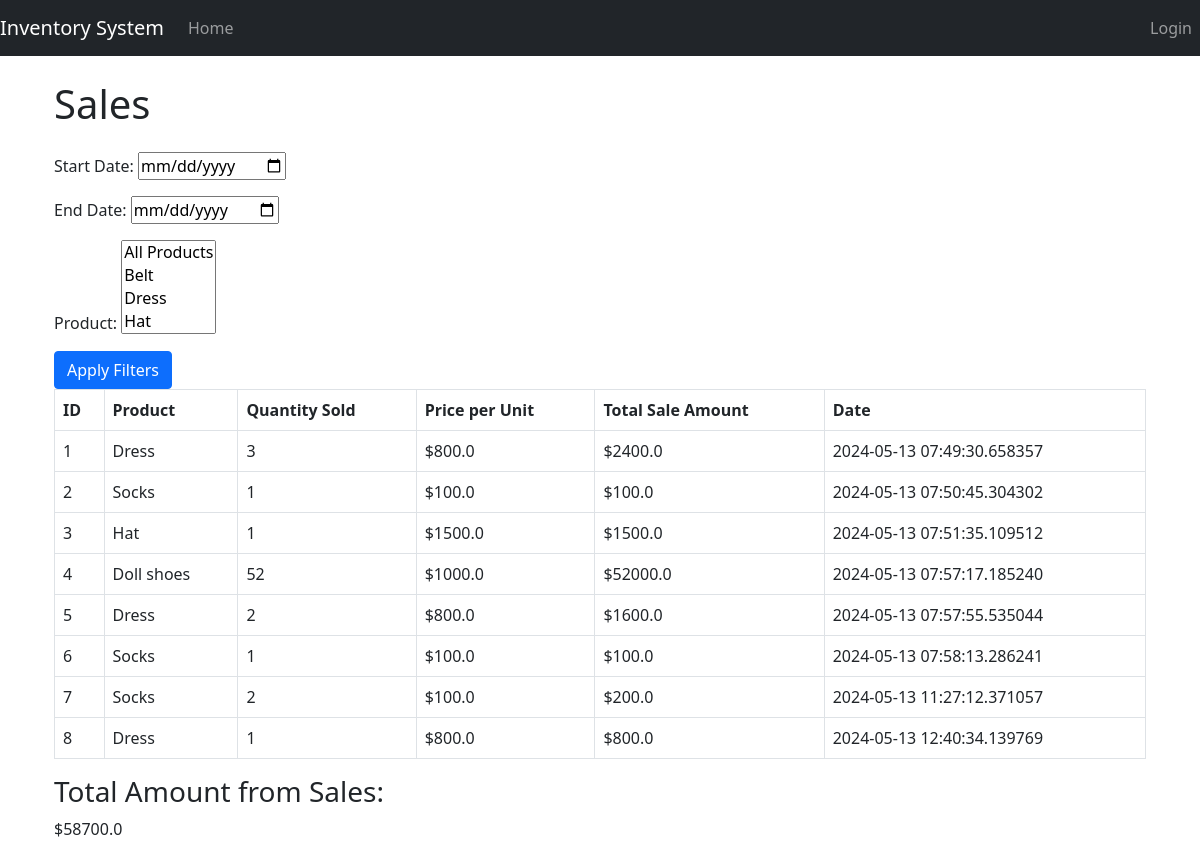
The app's page /sales with its own data.
### STORE/models.py (models this page shows, shortened)
class Sale(db.Model):
    id = db.Column(db.Integer, primary_key=True)
    product_id = db.Column(db.Integer, db.ForeignKey('product.id'), nullable=False)
    quantity_sold = db.Column(db.Integer, nullable=False)
    sale_date = db.Column(db.DateTime, nullable=False, default=datetime.utcnow)

class Product(db.Model):
    id = db.Column(db.Integer, primary_key=True)
    code = db.Column(db.String(20), unique=True, nullable=False)
    item = db.Column(db.String(100), nullable=False)
    type_material = db.Column(db.String(100), nullable=False)
    size = db.Column(db.String(20), nullable=False)
    color = db.Column(db.String(50), nullable=False)
    description = db.Column(db.Text, nullable=False)
    price = db.Column(db.Float, nullable=False)
    quantity = db.Column(db.Integer, nullable=False)
    sales = relationship('Sale', backref='product')  # Establishing the relationship

### STORE/routes.py (the view)
@app.route('/sales', methods=['GET', 'POST'])
def sales():
    sales_query = Sale.query.join(Product)
    start_date = request.args.get('start_date')
    end_date = request.args.get('end_date')
    product_ids = request.args.getlist('product')  # Retrieve list of product IDs
    if start_date:
        start_date = datetime.strptime(start_date, '%Y-%m-%d')
        sales_query = sales_query.filter(Sale.sale_date >= start_date)
    if end_date:
        end_date = datetime.strptime(end_date, '%Y-%m-%d')
        sales_query = sales_query.filter(Sale.sale_date <= end_date)
    if product_ids:
        product_filters = [Sale.product_id == int(product_id) for product_id in product_ids]
        sales_query = sales_query.filter(or_(*product_filters))
    sales = sales_query.all()
    products = Product.query.all()
    total_sales_amount = sum(sale.quantity_sold * sale.product.price for sale in sales)
    return render_template('sales.html', sales=sales, total_sales_amount=total_sales_amount, products=products)

### STORE/templates/sales.html (shortened to what this page needs)
{% extends "base.html" %}
{% block content %}
<div class="container">
    <h1 class="mt-4 mb-4">Sales</h1>
    <form action="{{ url_for('sales') }}" method="GET">
        <div class="mb-3">
            <label for="start_date">Start Date:</label>
            <input type="date" id="start_date" name="start_date">
        </div>
        <div class="mb-3">
            <label for="end_date">End Date:</label>
            <input type="date" id="end_date" name="end_date">
        </div>
        <div class="mb-3">
            <label for="product">Product:</label>
            <select name="product" id="product" multiple>
                <option value="">All Products</option>
                {% for product in products %}
                <option value="{{ product.id }}">{{ product.item }}</option>
                {% endfor %}
            </select>
        </div>
        <button type="submit" class="btn btn-primary">Apply Filters</button>
    </form>
    <div class="table-responsive">
        <table class="table table-bordered">
            <thead>
                <tr>
                    <th>ID</th>
                    <th>Product</th>
                    <th>Quantity Sold</th>
                    <th>Price per Unit</th>
                    <th>Total Sale Amount</th>
                    <th>Date</th>
                </tr>
            </thead>
            <tbody>
                {% for sale in sales %}
                <tr>
                    <td>{{ sale.id }}</td>
                    <td>{{ sale.product.item }}</td>
                    <td>{{ sale.quantity_sold }}</td>
                    <td>${{ sale.product.price }}</td>
                    <td>${{ sale.quantity_sold * sale.product.price }}</td>
                    <td>{{ sale.sale_date }}</td>
                </tr>
                {% endfor %}
            </tbody>
        </table>
    </div>
    <div>
        <h3>Total Amount from Sales:</h3>
        <p>${{ total_sales_amount }}</p>
    </div>
</div>
{% endblock %}

### STORE/templates/base.html (shortened to what this page needs)
<!DOCTYPE html>
<html lang="en">
<head>
    <link href="https://cdn.jsdelivr.net/npm/bootstrap@5.0.2/dist/css/bootstrap.min.css" rel="stylesheet">
</head>
<body>
    <nav class="navbar navbar-expand-lg navbar-dark bg-dark">
        <a class="navbar-brand" href="{{ url_for('index') }}">Inventory System</a>
        <div class="collapse navbar-collapse" id="navbarNav">
            <ul class="navbar-nav">
                {% if request.path != '/' and request.path != '/login' and request.path != '/register' %}
                <li class="nav-item">
                    <a class="nav-link" href="{{ url_for('index') }}">Home</a>
                </li>
                {% endif %}
            </ul>
        </div>
        <div class="navbar-nav ml-auto">
            {% if current_user.is_authenticated %}
                {% if request.path != '/' %}
                    <span class="navbar-text me-3">Welcome, {{ current_user.username }}</span>
                    <a href="{{ url_for('logout') }}" class="nav-item nav-link">Logout</a>
                {% endif %}
            {% else %}
                {% if request.path != '/' and request.path != '/login' and request.path != '/register' %}
                    <a href="{{ url_for('login') }}" class="nav-item nav-link">Login</a>
                {% endif %}
            {% endif %}
        </div>
    </nav>
    <div class="container mt-4">
        {% block content %}
        {% endblock %}
    </div>
</body>
</html>

### records on screen
Sale: id "1", product.item "Dress", quantity_sold "3", product.price "800.0", sale.quantity_sold*sale.product.price "2400.0", sale_date "2024-05-13 07:49:30.658357"
Sale: id "2", product.item "Socks", quantity_sold "1", product.price "100.0", sale.quantity_sold*sale.product.price "100.0", sale_date "2024-05-13 07:50:45.304302"
Sale: id "3", product.item "Hat", quantity_sold "1", product.price "1500.0", sale.quantity_sold*sale.product.price "1500.0", sale_date "2024-05-13 07:51:35.109512"
Sale: id "4", product.item "Doll shoes", quantity_sold "52", product.price "1000.0", sale.quantity_sold*sale.product.price "52000.0", sale_date "2024-05-13 07:57:17.185240"
Sale: id "5", product.item "Dress", quantity_sold "2", product.price "800.0", sale.quantity_sold*sale.product.price "1600.0", sale_date "2024-05-13 07:57:55.535044"
Sale: id "6", product.item "Socks", quantity_sold "1", product.price "100.0", sale.quantity_sold*sale.product.price "100.0", sale_date "2024-05-13 07:58:13.286241"
Sale: id "7", product.item "Socks", quantity_sold "2", product.price "100.0", sale.quantity_sold*sale.product.price "200.0", sale_date "2024-05-13 11:27:12.371057"
Sale: id "8", product.item "Dress", quantity_sold "1", product.price "800.0", sale.quantity_sold*sale.product.price "800.0", sale_date "2024-05-13 12:40:34.139769"

### other values on screen
{{ total_sales_amount }} "58700.0"
